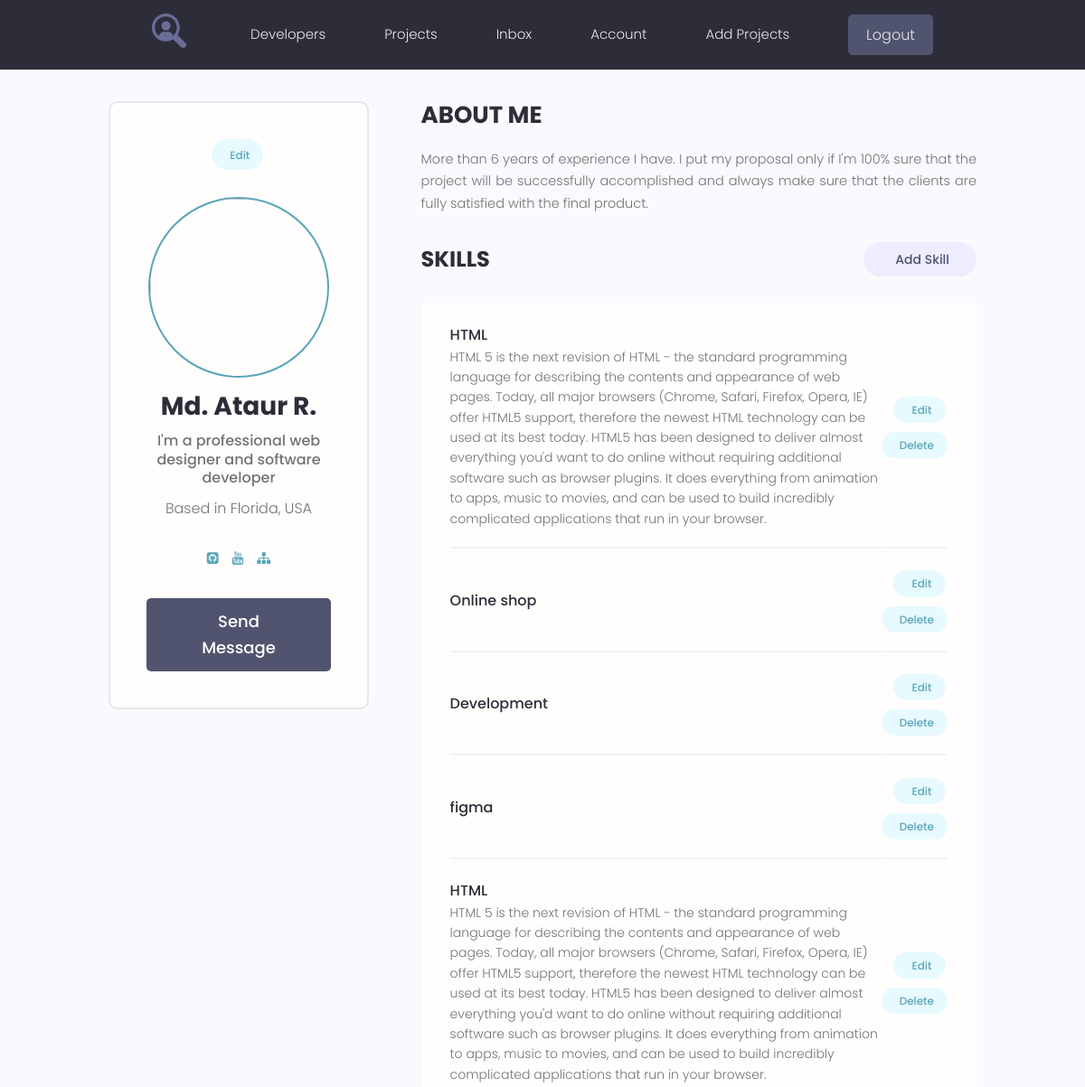
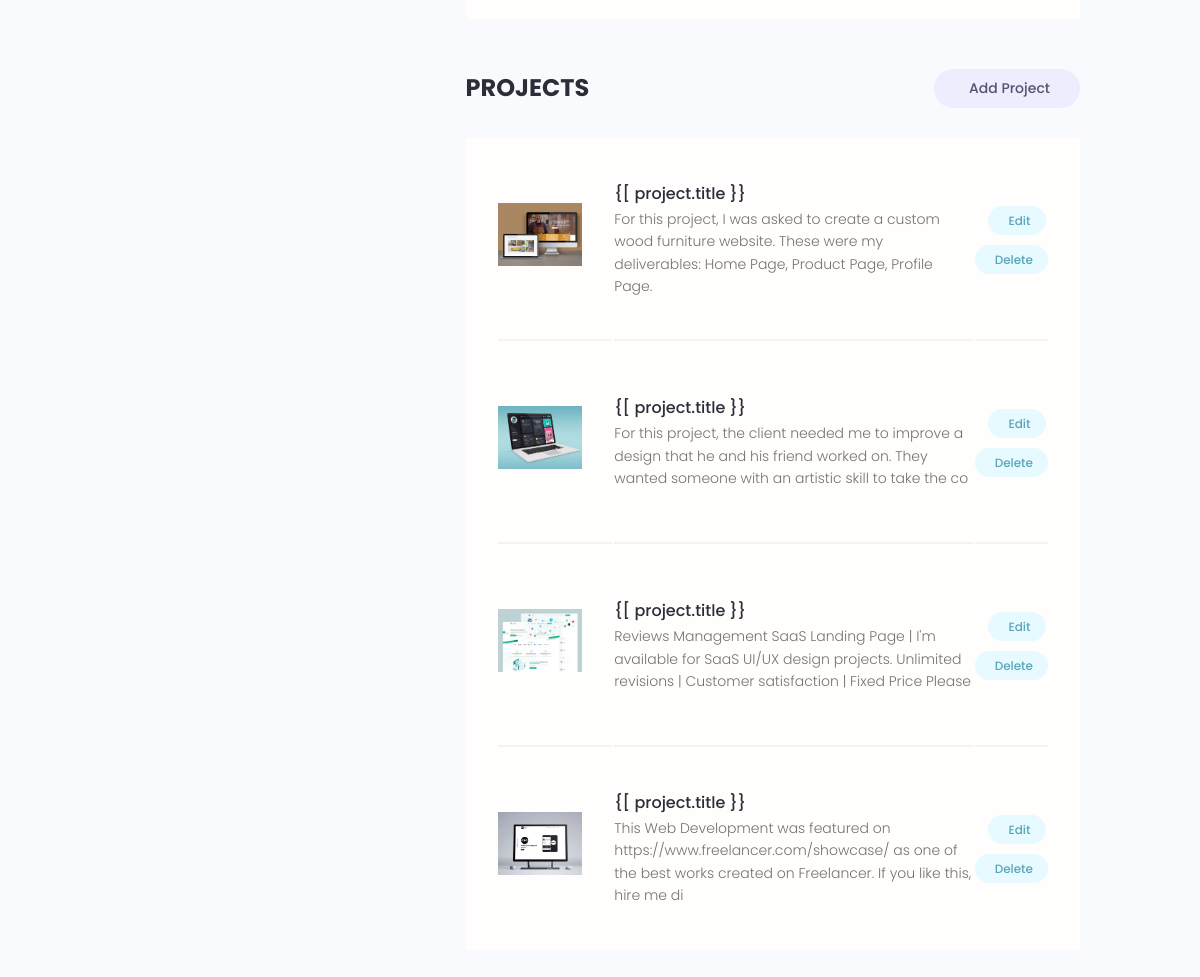
Screenshot of /account (signed in) with the database file from the repository (2 pictures, top to bottom).
### users/models.py (models this page shows, shortened)
class Profile(models.Model):
    user = models.OneToOneField(User, on_delete=models.CASCADE, blank=True, null=True)
    name = models.CharField(max_length=200, blank=True, null=True)
    email = models.EmailField(max_length=200, blank=True, null=True)
    username = models.CharField(max_length=200, blank=True, null=True)
    short_info = models.CharField(max_length=200, blank=True, null=True)
    bio = models.TextField(blank=True, null=True)
    profile_image = models.ImageField(upload_to="profile/", default='profiles/user-default.png')
    social_github = models.CharField(max_length=200, blank=True, null=True)
    social_youtube = models.CharField(max_length=200, blank=True, null=True)
    social_website = models.CharField(max_length=200, blank=True, null=True)
    created = models.DateTimeField(auto_now_add=True)

class Skill(models.Model):
    owner = models.ForeignKey(Profile, on_delete=models.CASCADE, blank=True, null=True)
    name = models.CharField(max_length=200, blank=True, null=True)
    description = models.TextField(blank=True, null=True)
    created = models.DateTimeField(auto_now_add=True)

### projects/models.py (models this page shows, shortened)
class Project(models.Model):
    owner = models.ForeignKey(Profile, on_delete=models.SET_NULL, blank=True, null=True)
    title = models.CharField(max_length=200)
    description = models.TextField(blank=True, null=True)
    featured_image = models.ImageField(upload_to="projects/%Y/%m/%d/", default="default.jpg")
    demo_link = models.CharField(max_length=200, blank=True, null=True)
    source_link = models.CharField(max_length=200, blank=True, null=True)
    tags = models.ManyToManyField('Tag', blank=True)
    vote_total = models.IntegerField(default=0)
    vote_ratio = models.IntegerField(default=0)
    created = models.DateTimeField(auto_now_add=True)

### users/views.py (the view)
# urls.py: path('account', views.user_account, name='account'),
@login_required(login_url='login')
def user_account(request):
    prof = request.user.profile
    skills = prof.skill_set.all()
    projects = prof.project_set.all()
    context = {
        'profile': prof,
        'skills': skills,
        'projects': projects
    }
    return render(request, 'users/account.html', context)

### users/templates/users/account.html (shortened to what this page needs)
{% extends 'projects/base.html' %}
{% block content %}
  <main class="settingsPage profile my-md">
    <div class="container">
      <div class="layout">
        <div class="column column--1of3">
          <div class="card text-center">
            <div class="card__body dev">
              <a class="tag tag--pill tag--main settings__btn" href="{% url 'edit-account' %}"> Edit</a>
              <img class="avatar avatar--xl dev__avatar" src="https://cdn3.f-cdn.com/ppic/169688634/logo/31832328/TFShO/profile_logo_FRDII_f978363b19597b5407760b96786f00fb.png" />
              <h2 class="dev__name">{{ profile.name}}</h2>
              <p class="dev__title">{{ profile.short_info }}</p>
              <p class="dev__location">Based in Florida, USA</p>
              <ul class="dev__social">
                {% if profile.social_github %}
                <li>
                  <a title="Github" href="{{ profile.social_github }}" target="_blank"><i class="fa fa-github-square"></i></a>
                </li>
                {% endif %}
                {% if profile.social_youtube %}
                <li>
                  <a title="Youtube" href="{{ profile.social_youtube }}" target="_blank"><i class="fa fa-youtube"></i></a>
                </li>
                {% endif %}
                {% if profile.social_website %}
                <li>
                  <a title="Personal Website" href="{{ profile.social_website }}" target="_blank"><i class="fa fa-sitemap"></i></a>
                </li>
                {% endif %}
              </ul>
              <a href="#" class="btn btn--sub btn--lg">Send Message </a>
            </div>
          </div>
        </div>
        <div class="column column--2of3">
          <div class="devInfo">
            <h3 class="devInfo__title">About Me</h3>
            <p class="devInfo__about">
              {{ profile.bio }}
            </p>
          </div>
          <div class="settings">
            <h3 class="settings__title">Skills</h3>
            <a class="tag tag--pill tag--sub settings__btn tag--lg" href="{% url 'create-skill' %}"> Add Skill</a>
          </div>
          <table class="settings__table">
            {% for skill in skills %}
            <tr>
              <td class="settings__tableInfo">
                <h4>{{ skill.name }}</h4>
                <p>
                  {{ skill.description }}
                </p>
              </td>
              <td class="settings__tableActions">
                <a class="tag tag--pill tag--main settings__btn" href="{%  url 'update-skill' skill.id %}"> Edit</a>
                <a class="tag tag--pill tag--main settings__btn" href="{% url 'delete-skill' skill.id %}">
                  Delete</a>
              </td>
            </tr>
            {% endfor %}
          </table>
          <div class="settings">
            <h3 class="settings__title">Projects</h3>
            <a class="tag tag--pill tag--sub settings__btn tag--lg" href="{% url 'create_project' %}"> Add Project</a>
          </div>
          <table class="settings__table">
            {% for project in projects %}
            <tr>
              <td class="settings__thumbnail">
                <a href="{% url 'project' project.id %}"><img src="{{ project.featured_image.url }}" alt="Project Thumbnail" /></a>
              </td>
              <td class="settings__tableInfo">
                <a href="{% url 'project' project.id %}">{[ project.title }}</a>
                <p>
                  {{ project.description|slice:"150" }}
                </p>
              </td>
              <td class="settings__tableActions">
                <a class="tag tag--pill tag--main settings__btn" href="{% url 'update-project' project.id %}"> Edit</a>
                <a class="tag tag--pill tag--main settings__btn" href="{% url 'delete-project' project.id %}">
                  Delete</a>
              </td>
            </tr>
            {% endfor %}
          </table>
        </div>
      </div>
    </div>
  </main>
{% endblock %}

### projects/static/styles/app.css (style rules this page uses)
:root { --color-sub: #2d2d39; }
.btn--sub { background-color: var(--color-sub-light); }
.card { border: 2px solid var(--color-light); }
img { width: 100%; }
.profile .card > .dev { padding: 4rem; }
.dev__avatar { display: block; margin: auto; }
.dev__name { color: var(--color-sub); font-size: 2.8rem; font-weight: 700; margin-top: 1rem; margin-bottom: 0.5rem; }
.dev__title { font-size: 1.6rem; font-weight: 500; line-height: 1.3; }
.dev__location { margin-top: 1rem; }
.dev__social { margin: 3rem 0; list-style: none; display: flex; justify-content: center; gap: 1.5rem; }
.devInfo { margin-bottom: 3rem; }
.devInfo__title, .devInfo__subtitle { font-size: 2.6rem; color: var(--color-sub); text-transform: uppercase; font-weight: 700; margin-bottom: 1.5rem; }
.devInfo__about, .devSkill__info { font-size: 1.45rem; line-height: 1.7; text-align: justify; }
.settingsPage .dev > .settings__btn { display: inline-block; margin-bottom: 3rem; }
.settings { display: flex; justify-content: space-between; align-items: center; }
.settings__title { font-size: 2.4rem; text-transform: uppercase; font-weight: 700; color: var(--color-sub); }
.settings__table { margin-top: 3rem; margin-bottom: 5rem; padding: 0 3rem; background: var(--color-white); }
.settings__table tr { width: 100%; }
.settings__table tr > td { padding: 2rem 0; }
.settings__table tr:not(:last-child) td { border-bottom: 2px solid var(--color-white-light); }
.settings__thumbnail { width: 23%; min-width: 10rem; }
.settings__thumbnail img { padding-right: 3rem; height: 15rem; object-fit: contain; }
.settings__tableInfo { width: 100%; }
.settings__tableInfo h4, .settings__tableInfo a { padding-right: 1rem; width: auto; font-size: 1.6rem; font-weight: 500; color: var(--color-sub); }
.settings__tableInfo p { font-size: 1.4rem; }
.settings__tableActions { text-align: right; }

### projects/static/uikit/styles/modules/_variables.css (style rules this page uses)
:root { --color-main: #5aa5b9; --color-main-light: #e6faff; --color-sub: #3f4156; --color-sub-light: #51546e; --color-sub-lighter: #ededfd; --color-text: #737373; --color-gray: #8b8b8b; --color-light: #e5e7eb; --color-light-gray: #767676; --color-bg: #f8fafd; --color-white: #fffefd; --color-white-light: #f3f3f3; --color-success: #359e64; --color-success-bg: #def8e8; --color-error: #fc4b0b; --color-error-bg: #fff2ee; --font-base: 'Poppins', arial, helvetica, 'Segoe UI', roboto, ubuntu, sans-serif; --font-monospace: 'Fira Code', 'Courier New', courier, monospace; --font-regular: 300; --font-medium: 500; --font-bold: 700; --generic-shadow: 1px 1px 5px #00000010; --generic-transition: all 0.3s ease-in-out; }

### projects/static/uikit/styles/modules/_base.css (style rules this page uses)
* { margin: 0; padding: 0; box-sizing: border-box; text-rendering: optimizeLegibility; color: inherit; font-size: inherit; }
html { font-size: 50%; }
@media only screen and (min-width: 480px) { html { font-size: 56.25%; } }
@media only screen and (min-width: 1200px) { html { font-size: 62.5%; } }
body { line-height: 1.6; font-weight: 400; font-size: 1.5rem; color: var(--color-text); background-color: var(--color-bg); min-height: 100vh; }

### projects/static/uikit/styles/modules/_typography.css (style rules this page uses)
* { font-family: var(--font-base); }
h2 { font-size: 3.6rem; font-weight: var(--font-bold); }
h3 { font-size: 3.2rem; font-weight: var(--font-medium); }
h4 { font-size: 2.8rem; font-weight: var(--font-medium); }
p, span, strong { font-size: 1.6rem; color: var(--color-text); font-weight: var(--font-regular); }
a { padding-bottom: 2px; text-decoration: none; display: inline-block; color: var(--color-main); font-weight: var(--font-medium); }

### projects/static/uikit/styles/modules/_utilities.css (style rules this page uses)
.container { width: 92%; max-width: 165rem; margin: 0 auto; box-sizing: border-box; }
@media screen and (min-width: 1000px) { .container { width: 90%; } }
@media screen and (min-width: 1200px) { .container { width: 80%; } }
.text-center { text-align: center; }
.my-md { margin: 3rem auto; }

### projects/static/uikit/styles/modules/_avatar.css (style rules this page uses)
.avatar { border-radius: 50%; border: 2px solid var(--color-main); object-fit: cover; }
.avatar--xl { height: 20rem; width: 20rem; }

### projects/static/uikit/styles/modules/_card.css (style rules this page uses)
.card { border-radius: 1rem; background-color: var(--color-white); border: 1.5px solid var(--color-light); width: auto; height: auto; margin-top: 0.5rem; margin-bottom: 0.5rem; overflow: hidden; }
.card__body, .card__header { padding: 2rem 2.5rem; }

### projects/static/uikit/styles/modules/_layout.css (style rules this page uses)
.layout { display: flex; flex-flow: row wrap; justify-content: space-between; }
.layout > .column { margin-bottom: 3rem; }
.layout > .column.column--1of3 { flex-basis: 30%; }
.layout > .column.column--2of3 { flex-basis: 64%; }

### rows the page displays
Profile: name "Md. Ataur R.", short_info "I'm a professional web designer and software developer", bio "More than 6 years of experience I have. I put my proposal only if I'm 100% sure that the project will be successfully accomplished and always make sure that the clients are fully satisfied with the final product."
Skill: name "HTML", description "HTML 5 is the next revision of HTML - the standard programming language for describing the contents and appearance of web pages. Today, all major browsers (Chrome, Safari, Firefox, Opera, IE) offer HTML5 support, therefore the newest HTML technology can be used at its best today. HTML5 has been designed to deliver almost everything you'd want to do online without requiring additional software such as browser plugins. It does everything from animation to apps, music to movies, and can be used to build incredibly complicated applications that run in your browser."
Skill: name "Online shop"
Skill: name "Development"
Skill: name "figma"
Skill: name "HTML", description "HTML 5 is the next revision of HTML - the standard programming language for describing the contents and appearance of web pages. Today, all major browsers (Chrome, Safari, Firefox, Opera, IE) offer HTML5 support, therefore the newest HTML technology can be used at its best today. HTML5 has been designed to deliver almost everything you'd want to do online without requiring additional software such as browser plugins. It does everything from animation to apps, music to movies, and can be used to build incredibly complicated applications that run in your browser."
Project: featured_image (picture), description "For this project, I was asked to create a custom wood furniture website. These were my deliverables: Home Page, Product Page, Profile Page."
Project: featured_image (picture), description "For this project, the client needed me to improve a design that he and his friend worked on. They wanted someone with an artistic skill to take the co"
Project: featured_image (picture), description "Reviews Management SaaS Landing Page | I'm available for SaaS UI/UX design projects. Unlimited revisions | Customer satisfaction | Fixed Price Please"
Project: featured_image (placeholder picture), description "This Web Development was featured on https://www.freelancer.com/showcase/ as one of the best works created on Freelancer. If you like this, hire me di"
